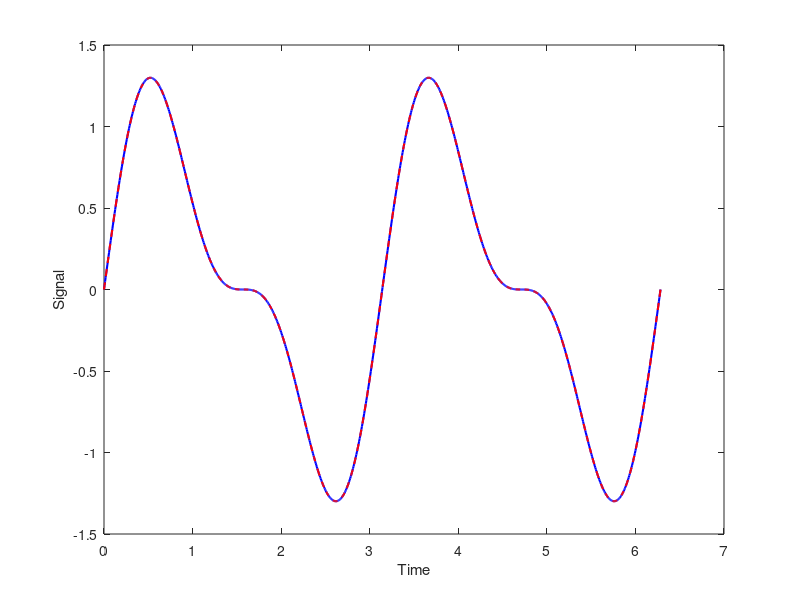

Write the MATLAB code that produced this figure.
% This code is contributed by Miss Chatgpt and Mohitha......

% Signal parameters
T = 2*pi;                   % Period of the signal
w0 = 2*pi/T;                % Fundamental frequency

% Define the signal function
f = @(t) sin(2*t) + 0.5*sin(4*t);   % Example signal: sum of a fundamental and second harmonic

% Fourier series coefficients
N = 10;                     % Number of coefficients to calculate
a0 = (1/T) * integral(f, 0, T);      % DC coefficient

an = zeros(1, N);           % Initialize array for cosine coefficients
bn = zeros(1, N);           % Initialize array for sine coefficients

for n = 1:N
    % Calculate the Fourier series coefficients
    an(n) = (2/T) * integral(@(t) f(t) .* cos(n*w0*t), 0, T);
    bn(n) = (2/T) * integral(@(t) f(t) .* sin(n*w0*t), 0, T);
end

% Fourier series approximation
t = linspace(0, T, 1000);   % Time vector for approximation
approximation = a0/2;       % Initialize approximation with DC component

for n = 1:N
    approximation = approximation + an(n)*cos(n*w0*t) + bn(n)*sin(n*w0*t);
end
%print fourier series coefficients
disp('Fourier series coefficients are : ')
disp(['a0 = ', num2str(a0)]);
for n = 1:N
    disp(['a', num2str(n), ' = ', num2str(an(n))]);
    disp(['b', num2str(n), ' = ', num2str(bn(n))]);
end

% Plot the original signal and the Fourier series approximation
figure;
plot(t, f(t), 'b', 'LineWidth', 1.5);
hold on;
plot(t, approximation, 'r--', 'LineWidth', 1.5);
xlabel('Time');
ylabel('Signal');
